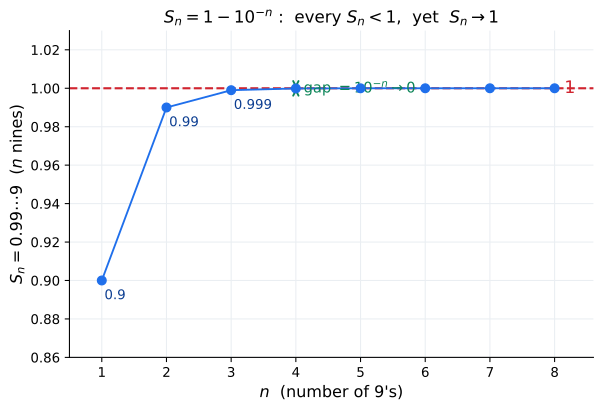

Generate this figure with Python:
#!/usr/bin/env python3
"""Static figure for 01강 4기 01강 — the partial sums of 0.9 + 0.09 + 0.009 + ...
(lecture §1, the "0.999... = 1?" debate). Each partial sum S_n = 1 - 10^{-n} is
strictly below 1 (the "1이 아니다" side) yet the gap 10^{-n} collapses to 0 as
n -> infinity (the "1이다" side). Renders next to itself as an SVG.

Reproduce:  uv run --with matplotlib --with numpy python geometric-series-09-04-season-01-01.py
"""
from pathlib import Path
import numpy as np
import matplotlib.pyplot as plt

OUT = Path(__file__).with_suffix(".svg")

n = np.arange(1, 9)
S = 1 - 10.0 ** (-n)          # partial sums: 0.9, 0.99, 0.999, ...
gap = 10.0 ** (-n)            # distance to 1: each term strictly positive

# sanity: S_n = sum of first n terms of 0.9 * (1/10)^k, and S_n + gap = 1 exactly
parts = 0.9 * (1 / 10.0) ** np.arange(0, 8)
S_check = np.cumsum(parts)
assert np.allclose(S, S_check), "partial sums must match the geometric series"
assert np.allclose(S + gap, 1.0), "S_n + 10^{-n} must equal 1"

fig, ax = plt.subplots(figsize=(6.4, 4.4))

# the limit line y = 1
ax.axhline(1.0, color="#d1242f", lw=1.6, ls="--", zorder=2)
ax.text(8.15, 1.0, r"$1$", color="#d1242f", fontsize=13, va="center")

# partial sums climbing toward 1 (each one strictly below the line)
ax.plot(n, S, color="#1f6feb", lw=1.4, zorder=3)
ax.scatter(n, S, s=42, color="#1f6feb", zorder=4)

# annotate the first few values to make "each digit < 1" concrete
for k, (xx, yy) in enumerate(zip(n[:3], S[:3])):
    ax.annotate(f"{yy:.{k+1}f}", (xx, yy), textcoords="offset points",
                xytext=(2, -14), fontsize=10, color="#0b3d91")

# show the shrinking gap 10^{-n} as a vertical segment for one term
xg = 4
ax.annotate("", xy=(xg, 1.0), xytext=(xg, S[xg - 1]),
            arrowprops=dict(arrowstyle="<->", color="#0b8457", lw=1.4))
ax.text(xg + 0.12, (1.0 + S[xg - 1]) / 2,
        r"gap $=10^{-n}\to 0$", color="#0b8457", fontsize=11, va="center")

ax.set_xlabel(r"$n$  (number of 9's)", fontsize=12)
ax.set_ylabel(r"$S_n = 0.99\cdots9$  ($n$ nines)", fontsize=12)
ax.set_title(r"$S_n = 1 - 10^{-n}$ :  every $S_n < 1$,  yet  $S_n \to 1$",
             fontsize=12.5)
ax.set_xlim(0.5, 8.6)
ax.set_ylim(0.86, 1.03)
ax.set_xticks(n)
ax.grid(True, color="#eaeef2", lw=0.8)
for s in ("top", "right"):
    ax.spines[s].set_visible(False)
fig.tight_layout()
fig.savefig(OUT, format="svg", bbox_inches="tight")
print(f"wrote {OUT}  (S_8={S[-1]:.8f}, gap_8={gap[-1]:.1e})")
